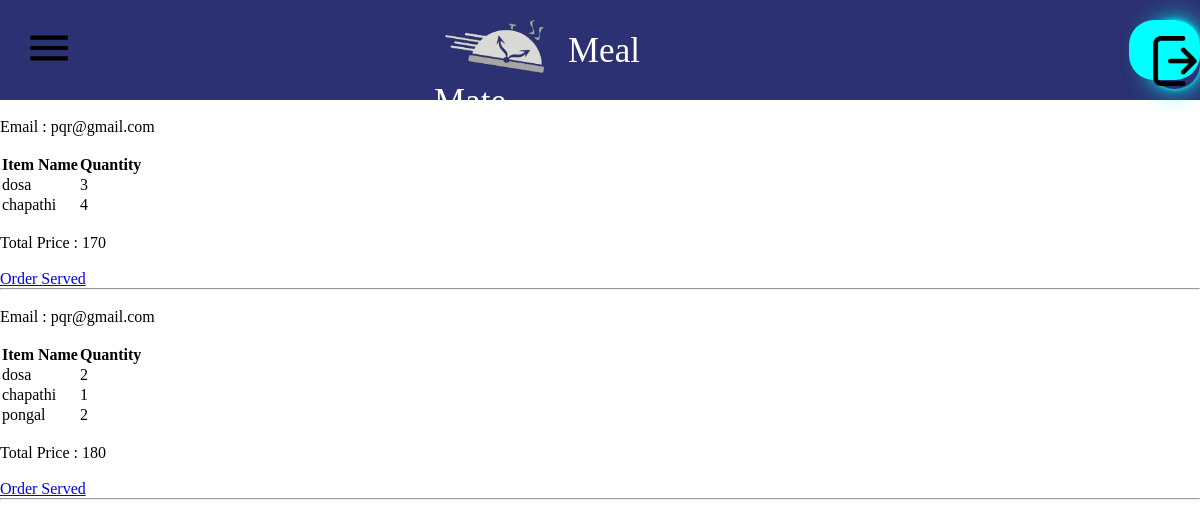
Screenshot of /viewOrders (signed in) with the database file from the repository.
### app.py (models this page shows, shortened)
class orders(db.Model):
    __tablename__ = "orders"
    id = db.Column(db.Integer,primary_key = True)
    email = db.Column(db.Text)
    order = db.Column(db.Text)
    total_price = db.Column(db.Integer)

### app.py (the view)
@app.route('/viewOrders')
@login_required
def viewOrders():
    if current_user.is_authenticated and current_user.role == 'employee':
        list_of_orders = []
        all_orders = orders.query.all()
        for order_ in all_orders:
            id = order_.id
            email = order_.email
            items = json.loads(order_.order)
            price = order_.total_price
            list_of_orders.append([id,email,items,price])
        return render_template('viewOrders.html',list_of_orders = list_of_orders)
    else:
        return 'Entry Restricted! Only Employees Allowed'

### app.py (called while the page is built)
@login_manager.user_loader
def load_user(id):
    return signup.query.get(id)

### templates/viewOrders.html
{% extends 'base.html' %}
{% block content %}
{% for order in list_of_orders %}
    <br>
    <p>Email : {{ order[1] }}</p>
    <br>
    <table>
        <tr>
            <th>Item Name</th>
            <th>Quantity</th>
        </tr>
        {% for item in order[2] %}
        <tr>
            <td>{{ item[0] }}</td>
            <td>{{ item[1] }}</td>
        </tr>
        {% endfor %}
    </table>
    <br>
    <p>Total Price : {{ order[3] }}</p>
    <br>
    <a href="/deleteOrder/{{order[0]}}">Order Served</a>
    <br>
    <hr>
{% endfor %}
{% endblock %}

### static/main.css (style rules this page uses)
* { margin: 0px; padding: 0px; }

### rows the page displays
orders: email "pqr@gmail.com", item "dosa" "chapathi", item "3" "4", total_price "170"
orders: email "pqr@gmail.com", item "dosa" "chapathi" "pongal", item "2" "1" "2", total_price "180"
